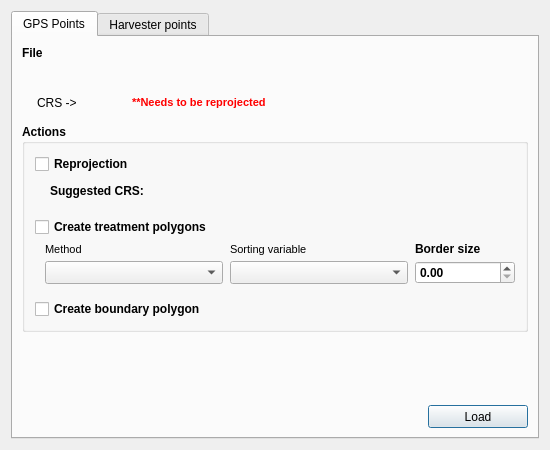
<?xml version="1.0" encoding="UTF-8"?>
<ui version="4.0">
 <class>Dialog</class>
 <widget class="QDialog" name="Dialog">
  <property name="geometry">
   <rect>
    <x>0</x>
    <y>0</y>
    <width>550</width>
    <height>450</height>
   </rect>
  </property>
  <property name="minimumSize">
   <size>
    <width>550</width>
    <height>450</height>
   </size>
  </property>
  <property name="windowTitle">
   <string>Dialog</string>
  </property>
  <layout class="QGridLayout" name="gridLayout_3">
   <item row="0" column="0">
    <widget class="QTabWidget" name="tabWidget">
     <property name="currentIndex">
      <number>0</number>
     </property>
     <widget class="QWidget" name="gpsTab">
      <attribute name="title">
       <string>GPS Points</string>
      </attribute>
      <layout class="QGridLayout" name="gridLayout_2">
       <item row="4" column="0">
        <layout class="QHBoxLayout" name="horizontalLayout_7">
         <property name="spacing">
          <number>0</number>
         </property>
         <item>
          <spacer name="horizontalSpacer_5">
           <property name="orientation">
            <enum>Qt::Horizontal</enum>
           </property>
           <property name="sizeHint" stdset="0">
            <size>
             <width>40</width>
             <height>20</height>
            </size>
           </property>
          </spacer>
         </item>
         <item>
          <widget class="QPushButton" name="loadGpsPointsPushButton">
           <property name="minimumSize">
            <size>
             <width>100</width>
             <height>23</height>
            </size>
           </property>
           <property name="maximumSize">
            <size>
             <width>16777215</width>
             <height>28</height>
            </size>
           </property>
           <property name="styleSheet">
            <string notr="true">font: 8pt &quot;MS Shell Dlg 2&quot;;</string>
           </property>
           <property name="text">
            <string>Load</string>
           </property>
          </widget>
         </item>
        </layout>
       </item>
       <item row="1" column="0">
        <spacer name="verticalSpacer_2">
         <property name="orientation">
          <enum>Qt::Vertical</enum>
         </property>
         <property name="sizeType">
          <enum>QSizePolicy::Fixed</enum>
         </property>
         <property name="sizeHint" stdset="0">
          <size>
           <width>20</width>
           <height>5</height>
          </size>
         </property>
        </spacer>
       </item>
       <item row="0" column="0">
        <layout class="QVBoxLayout" name="verticalLayout">
         <property name="spacing">
          <number>5</number>
         </property>
         <property name="leftMargin">
          <number>0</number>
         </property>
         <property name="rightMargin">
          <number>10</number>
         </property>
         <item>
          <layout class="QHBoxLayout" name="horizontalLayout">
           <item>
            <widget class="QLabel" name="gpsFileLabel">
             <property name="font">
              <font>
               <weight>75</weight>
               <bold>true</bold>
              </font>
             </property>
             <property name="styleSheet">
              <string notr="true"/>
             </property>
             <property name="text">
              <string>File</string>
             </property>
            </widget>
           </item>
          </layout>
         </item>
         <item>
          <layout class="QHBoxLayout" name="horizontalLayout_2">
           <property name="spacing">
            <number>5</number>
           </property>
           <property name="leftMargin">
            <number>10</number>
           </property>
           <item>
            <widget class="QgsFileWidget" name="gpsFileWidget">
             <property name="sizePolicy">
              <sizepolicy hsizetype="Expanding" vsizetype="Fixed">
               <horstretch>0</horstretch>
               <verstretch>0</verstretch>
              </sizepolicy>
             </property>
             <property name="minimumSize">
              <size>
               <width>0</width>
               <height>23</height>
              </size>
             </property>
             <property name="maximumSize">
              <size>
               <width>16777215</width>
               <height>16777215</height>
              </size>
             </property>
             <property name="styleSheet">
              <string notr="true">font: 8pt &quot;MS Shell Dlg 2&quot;;</string>
             </property>
             <property name="filter">
              <string>*.shp</string>
             </property>
             <property name="storageMode">
              <enum>QgsFileWidget::GetFile</enum>
             </property>
            </widget>
           </item>
          </layout>
         </item>
         <item>
          <layout class="QHBoxLayout" name="horizontalLayout_3">
           <property name="leftMargin">
            <number>5</number>
           </property>
           <item>
            <spacer name="horizontalSpacer">
             <property name="orientation">
              <enum>Qt::Horizontal</enum>
             </property>
             <property name="sizeType">
              <enum>QSizePolicy::Fixed</enum>
             </property>
             <property name="sizeHint" stdset="0">
              <size>
               <width>10</width>
               <height>20</height>
              </size>
             </property>
            </spacer>
           </item>
           <item>
            <widget class="QLabel" name="gpsCRSLabel">
             <property name="minimumSize">
              <size>
               <width>80</width>
               <height>0</height>
              </size>
             </property>
             <property name="styleSheet">
              <string notr="true">font: 8pt &quot;MS Shell Dlg 2&quot;;</string>
             </property>
             <property name="text">
              <string>CRS -&gt; </string>
             </property>
            </widget>
           </item>
           <item>
            <spacer name="horizontalSpacer_2">
             <property name="orientation">
              <enum>Qt::Horizontal</enum>
             </property>
             <property name="sizeType">
              <enum>QSizePolicy::Fixed</enum>
             </property>
             <property name="sizeHint" stdset="0">
              <size>
               <width>10</width>
               <height>20</height>
              </size>
             </property>
            </spacer>
           </item>
           <item>
            <widget class="QLabel" name="crsWarningLabel">
             <property name="font">
              <font>
               <family>MS Shell Dlg 2</family>
               <pointsize>8</pointsize>
               <weight>75</weight>
               <italic>false</italic>
               <bold>true</bold>
              </font>
             </property>
             <property name="styleSheet">
              <string notr="true"/>
             </property>
             <property name="text">
              <string>&lt;html&gt;&lt;head/&gt;&lt;body&gt;&lt;p&gt;&lt;span style=&quot; font-size:8pt; color:#ff0000;&quot;&gt;**Needs to be reprojected&lt;/span&gt;&lt;/p&gt;&lt;/body&gt;&lt;/html&gt;</string>
             </property>
            </widget>
           </item>
           <item>
            <spacer name="horizontalSpacer_3">
             <property name="orientation">
              <enum>Qt::Horizontal</enum>
             </property>
             <property name="sizeHint" stdset="0">
              <size>
               <width>40</width>
               <height>20</height>
              </size>
             </property>
            </spacer>
           </item>
          </layout>
         </item>
        </layout>
       </item>
       <item row="3" column="0">
        <spacer name="verticalSpacer">
         <property name="orientation">
          <enum>Qt::Vertical</enum>
         </property>
         <property name="sizeType">
          <enum>QSizePolicy::Expanding</enum>
         </property>
         <property name="sizeHint" stdset="0">
          <size>
           <width>20</width>
           <height>30</height>
          </size>
         </property>
        </spacer>
       </item>
       <item row="2" column="0">
        <widget class="QGroupBox" name="groupBox">
         <property name="sizePolicy">
          <sizepolicy hsizetype="Preferred" vsizetype="MinimumExpanding">
           <horstretch>0</horstretch>
           <verstretch>0</verstretch>
          </sizepolicy>
         </property>
         <property name="minimumSize">
          <size>
           <width>0</width>
           <height>130</height>
          </size>
         </property>
         <property name="font">
          <font>
           <weight>75</weight>
           <bold>true</bold>
          </font>
         </property>
         <property name="title">
          <string>Actions</string>
         </property>
         <layout class="QGridLayout" name="gridLayout_4">
          <property name="leftMargin">
           <number>10</number>
          </property>
          <property name="topMargin">
           <number>10</number>
          </property>
          <property name="rightMargin">
           <number>10</number>
          </property>
          <property name="bottomMargin">
           <number>10</number>
          </property>
          <property name="spacing">
           <number>5</number>
          </property>
          <item row="2" column="0">
           <layout class="QVBoxLayout" name="verticalLayout_2">
            <property name="spacing">
             <number>5</number>
            </property>
            <item>
             <layout class="QHBoxLayout" name="horizontalLayout_4">
              <property name="spacing">
               <number>5</number>
              </property>
              <item>
               <widget class="QCheckBox" name="reprojectCheckBox">
                <property name="styleSheet">
                 <string notr="true">font: 8pt &quot;MS Shell Dlg 2&quot;;</string>
                </property>
                <property name="text">
                 <string>Reprojection</string>
                </property>
               </widget>
              </item>
             </layout>
            </item>
            <item>
             <layout class="QHBoxLayout" name="horizontalLayout_5">
              <property name="spacing">
               <number>5</number>
              </property>
              <property name="leftMargin">
               <number>15</number>
              </property>
              <item>
               <widget class="QLabel" name="label">
                <property name="styleSheet">
                 <string notr="true">font: 8pt &quot;MS Shell Dlg 2&quot;;</string>
                </property>
                <property name="text">
                 <string>Suggested CRS:</string>
                </property>
               </widget>
              </item>
              <item>
               <spacer name="horizontalSpacer_6">
                <property name="orientation">
                 <enum>Qt::Horizontal</enum>
                </property>
                <property name="sizeType">
                 <enum>QSizePolicy::Fixed</enum>
                </property>
                <property name="sizeHint" stdset="0">
                 <size>
                  <width>5</width>
                  <height>20</height>
                 </size>
                </property>
               </spacer>
              </item>
              <item>
               <widget class="QgsProjectionSelectionWidget" name="suggestedCrsSelectionWidget">
                <property name="minimumSize">
                 <size>
                  <width>0</width>
                  <height>23</height>
                 </size>
                </property>
                <property name="maximumSize">
                 <size>
                  <width>16777215</width>
                  <height>23</height>
                 </size>
                </property>
                <property name="styleSheet">
                 <string notr="true">font: 8pt &quot;MS Shell Dlg 2&quot;;</string>
                </property>
               </widget>
              </item>
             </layout>
            </item>
            <item>
             <spacer name="verticalSpacer_3">
              <property name="orientation">
               <enum>Qt::Vertical</enum>
              </property>
              <property name="sizeType">
               <enum>QSizePolicy::Fixed</enum>
              </property>
              <property name="sizeHint" stdset="0">
               <size>
                <width>20</width>
                <height>5</height>
               </size>
              </property>
             </spacer>
            </item>
            <item>
             <layout class="QVBoxLayout" name="verticalLayout_5">
              <property name="spacing">
               <number>5</number>
              </property>
              <property name="topMargin">
               <number>5</number>
              </property>
              <item>
               <layout class="QHBoxLayout" name="horizontalLayout_8">
                <property name="spacing">
                 <number>5</number>
                </property>
                <property name="topMargin">
                 <number>0</number>
                </property>
                <item>
                 <widget class="QCheckBox" name="treatmentCheckBox">
                  <property name="styleSheet">
                   <string notr="true">font: 8pt &quot;MS Shell Dlg 2&quot;;</string>
                  </property>
                  <property name="text">
                   <string>Create treatment polygons</string>
                  </property>
                 </widget>
                </item>
               </layout>
              </item>
              <item>
               <layout class="QHBoxLayout" name="horizontalLayout_17">
                <property name="spacing">
                 <number>5</number>
                </property>
                <property name="leftMargin">
                 <number>10</number>
                </property>
                <property name="topMargin">
                 <number>0</number>
                </property>
                <item>
                 <widget class="QLabel" name="methodLabel">
                  <property name="font">
                   <font>
                    <family>MS Shell Dlg 2</family>
                    <pointsize>8</pointsize>
                    <weight>50</weight>
                    <italic>false</italic>
                    <bold>false</bold>
                   </font>
                  </property>
                  <property name="styleSheet">
                   <string notr="true">font: 8pt &quot;MS Shell Dlg 2&quot;;</string>
                  </property>
                  <property name="text">
                   <string>Method</string>
                  </property>
                 </widget>
                </item>
                <item>
                 <widget class="QLabel" name="sortingLabel">
                  <property name="font">
                   <font>
                    <family>MS Shell Dlg 2</family>
                    <pointsize>8</pointsize>
                    <weight>50</weight>
                    <italic>false</italic>
                    <bold>false</bold>
                   </font>
                  </property>
                  <property name="styleSheet">
                   <string notr="true">font: 8pt &quot;MS Shell Dlg 2&quot;</string>
                  </property>
                  <property name="text">
                   <string>Sorting variable</string>
                  </property>
                 </widget>
                </item>
                <item>
                 <widget class="QLabel" name="borderSizeLabel">
                  <property name="maximumSize">
                   <size>
                    <width>100</width>
                    <height>16777215</height>
                   </size>
                  </property>
                  <property name="styleSheet">
                   <string notr="true">font: 8pt &quot;MS Shell Dlg 2&quot;</string>
                  </property>
                  <property name="text">
                   <string>Border size</string>
                  </property>
                 </widget>
                </item>
               </layout>
              </item>
              <item>
               <layout class="QHBoxLayout" name="horizontalLayout_18">
                <property name="spacing">
                 <number>7</number>
                </property>
                <property name="leftMargin">
                 <number>10</number>
                </property>
                <item>
                 <widget class="QComboBox" name="methodComboBox">
                  <property name="minimumSize">
                   <size>
                    <width>0</width>
                    <height>23</height>
                   </size>
                  </property>
                  <property name="styleSheet">
                   <string notr="true">font: 8pt &quot;MS Shell Dlg 2&quot;</string>
                  </property>
                 </widget>
                </item>
                <item>
                 <widget class="QgsFieldComboBox" name="sortingFieldComboBox">
                  <property name="minimumSize">
                   <size>
                    <width>0</width>
                    <height>23</height>
                   </size>
                  </property>
                  <property name="styleSheet">
                   <string notr="true">font: 8pt &quot;MS Shell Dlg 2&quot;</string>
                  </property>
                 </widget>
                </item>
                <item>
                 <widget class="QDoubleSpinBox" name="borderSizeSpinBox">
                  <property name="minimumSize">
                   <size>
                    <width>0</width>
                    <height>23</height>
                   </size>
                  </property>
                  <property name="maximumSize">
                   <size>
                    <width>100</width>
                    <height>16777215</height>
                   </size>
                  </property>
                  <property name="styleSheet">
                   <string notr="true">font: 8pt &quot;MS Shell Dlg 2&quot;</string>
                  </property>
                 </widget>
                </item>
               </layout>
              </item>
             </layout>
            </item>
            <item>
             <spacer name="verticalSpacer_8">
              <property name="orientation">
               <enum>Qt::Vertical</enum>
              </property>
              <property name="sizeType">
               <enum>QSizePolicy::Fixed</enum>
              </property>
              <property name="sizeHint" stdset="0">
               <size>
                <width>20</width>
                <height>5</height>
               </size>
              </property>
             </spacer>
            </item>
            <item>
             <layout class="QHBoxLayout" name="horizontalLayout_6">
              <property name="spacing">
               <number>5</number>
              </property>
              <property name="leftMargin">
               <number>0</number>
              </property>
              <property name="topMargin">
               <number>5</number>
              </property>
              <item>
               <widget class="QCheckBox" name="boundaryCheckBox">
                <property name="styleSheet">
                 <string notr="true">font: 8pt &quot;MS Shell Dlg 2&quot;;</string>
                </property>
                <property name="text">
                 <string>Create boundary polygon</string>
                </property>
               </widget>
              </item>
             </layout>
            </item>
           </layout>
          </item>
         </layout>
        </widget>
       </item>
      </layout>
     </widget>
     <widget class="QWidget" name="harvesterTab">
      <attribute name="title">
       <string>Harvester points</string>
      </attribute>
      <layout class="QGridLayout" name="gridLayout">
       <item row="0" column="0">
        <layout class="QVBoxLayout" name="verticalLayout_4">
         <property name="spacing">
          <number>5</number>
         </property>
         <property name="leftMargin">
          <number>0</number>
         </property>
         <property name="rightMargin">
          <number>10</number>
         </property>
         <item>
          <layout class="QHBoxLayout" name="horizontalLayout_14">
           <item>
            <widget class="QLabel" name="gpsFileLabel_2">
             <property name="font">
              <font>
               <weight>75</weight>
               <bold>true</bold>
              </font>
             </property>
             <property name="styleSheet">
              <string notr="true"/>
             </property>
             <property name="text">
              <string>File</string>
             </property>
            </widget>
           </item>
          </layout>
         </item>
         <item>
          <layout class="QHBoxLayout" name="horizontalLayout_15">
           <property name="spacing">
            <number>5</number>
           </property>
           <property name="leftMargin">
            <number>10</number>
           </property>
           <item>
            <widget class="QgsFileWidget" name="harvesterFileWidget">
             <property name="sizePolicy">
              <sizepolicy hsizetype="Expanding" vsizetype="Fixed">
               <horstretch>0</horstretch>
               <verstretch>0</verstretch>
              </sizepolicy>
             </property>
             <property name="minimumSize">
              <size>
               <width>0</width>
               <height>23</height>
              </size>
             </property>
             <property name="maximumSize">
              <size>
               <width>16777215</width>
               <height>16777215</height>
              </size>
             </property>
             <property name="styleSheet">
              <string notr="true">font: 8pt &quot;MS Shell Dlg 2&quot;;</string>
             </property>
             <property name="filter">
              <string>*.shp</string>
             </property>
             <property name="storageMode">
              <enum>QgsFileWidget::GetFile</enum>
             </property>
            </widget>
           </item>
          </layout>
         </item>
         <item>
          <layout class="QHBoxLayout" name="horizontalLayout_16">
           <property name="leftMargin">
            <number>5</number>
           </property>
           <item>
            <spacer name="horizontalSpacer_10">
             <property name="orientation">
              <enum>Qt::Horizontal</enum>
             </property>
             <property name="sizeType">
              <enum>QSizePolicy::Fixed</enum>
             </property>
             <property name="sizeHint" stdset="0">
              <size>
               <width>10</width>
               <height>20</height>
              </size>
             </property>
            </spacer>
           </item>
           <item>
            <widget class="QLabel" name="harvesterCRSLabel">
             <property name="minimumSize">
              <size>
               <width>80</width>
               <height>0</height>
              </size>
             </property>
             <property name="styleSheet">
              <string notr="true">font: 8pt &quot;MS Shell Dlg 2&quot;;</string>
             </property>
             <property name="text">
              <string>CRS -&gt; </string>
             </property>
            </widget>
           </item>
           <item>
            <spacer name="horizontalSpacer_11">
             <property name="orientation">
              <enum>Qt::Horizontal</enum>
             </property>
             <property name="sizeType">
              <enum>QSizePolicy::Fixed</enum>
             </property>
             <property name="sizeHint" stdset="0">
              <size>
               <width>10</width>
               <height>20</height>
              </size>
             </property>
            </spacer>
           </item>
           <item>
            <widget class="QLabel" name="harvesterCrsWarningLabel">
             <property name="font">
              <font>
               <family>MS Shell Dlg 2</family>
               <pointsize>8</pointsize>
               <weight>75</weight>
               <italic>false</italic>
               <bold>true</bold>
              </font>
             </property>
             <property name="styleSheet">
              <string notr="true"/>
             </property>
             <property name="text">
              <string>&lt;html&gt;&lt;head/&gt;&lt;body&gt;&lt;p&gt;&lt;span style=&quot; font-size:8pt; color:#ff0000;&quot;&gt;**Needs to be reprojected&lt;/span&gt;&lt;/p&gt;&lt;/body&gt;&lt;/html&gt;</string>
             </property>
            </widget>
           </item>
           <item>
            <spacer name="horizontalSpacer_12">
             <property name="orientation">
              <enum>Qt::Horizontal</enum>
             </property>
             <property name="sizeHint" stdset="0">
              <size>
               <width>40</width>
               <height>20</height>
              </size>
             </property>
            </spacer>
           </item>
          </layout>
         </item>
        </layout>
       </item>
       <item row="1" column="0">
        <spacer name="verticalSpacer_4">
         <property name="orientation">
          <enum>Qt::Vertical</enum>
         </property>
         <property name="sizeType">
          <enum>QSizePolicy::Fixed</enum>
         </property>
         <property name="sizeHint" stdset="0">
          <size>
           <width>20</width>
           <height>5</height>
          </size>
         </property>
        </spacer>
       </item>
       <item row="2" column="0">
        <widget class="QGroupBox" name="groupBox_2">
         <property name="sizePolicy">
          <sizepolicy hsizetype="Preferred" vsizetype="MinimumExpanding">
           <horstretch>0</horstretch>
           <verstretch>0</verstretch>
          </sizepolicy>
         </property>
         <property name="minimumSize">
          <size>
           <width>0</width>
           <height>130</height>
          </size>
         </property>
         <property name="font">
          <font>
           <weight>75</weight>
           <bold>true</bold>
          </font>
         </property>
         <property name="title">
          <string>Actions</string>
         </property>
         <layout class="QGridLayout" name="gridLayout_5">
          <property name="leftMargin">
           <number>10</number>
          </property>
          <property name="topMargin">
           <number>10</number>
          </property>
          <property name="rightMargin">
           <number>10</number>
          </property>
          <property name="bottomMargin">
           <number>10</number>
          </property>
          <property name="spacing">
           <number>5</number>
          </property>
          <item row="2" column="0">
           <layout class="QVBoxLayout" name="verticalLayout_3">
            <property name="spacing">
             <number>5</number>
            </property>
            <item>
             <layout class="QHBoxLayout" name="horizontalLayout_20">
              <property name="spacing">
               <number>5</number>
              </property>
              <item>
               <widget class="QCheckBox" name="harvesterReprojectCheckBox">
                <property name="styleSheet">
                 <string notr="true">font: 8pt &quot;MS Shell Dlg 2&quot;;</string>
                </property>
                <property name="text">
                 <string>Reprojection</string>
                </property>
               </widget>
              </item>
             </layout>
            </item>
            <item>
             <layout class="QHBoxLayout" name="horizontalLayout_19">
              <property name="spacing">
               <number>5</number>
              </property>
              <property name="leftMargin">
               <number>15</number>
              </property>
              <item>
               <widget class="QLabel" name="label_3">
                <property name="styleSheet">
                 <string notr="true">font: 8pt &quot;MS Shell Dlg 2&quot;;</string>
                </property>
                <property name="text">
                 <string>Suggested CRS:</string>
                </property>
               </widget>
              </item>
              <item>
               <spacer name="horizontalSpacer_13">
                <property name="orientation">
                 <enum>Qt::Horizontal</enum>
                </property>
                <property name="sizeType">
                 <enum>QSizePolicy::Fixed</enum>
                </property>
                <property name="sizeHint" stdset="0">
                 <size>
                  <width>5</width>
                  <height>20</height>
                 </size>
                </property>
               </spacer>
              </item>
              <item>
               <widget class="QgsProjectionSelectionWidget" name="harvesterCrsSelectionWidget">
                <property name="minimumSize">
                 <size>
                  <width>0</width>
                  <height>23</height>
                 </size>
                </property>
                <property name="maximumSize">
                 <size>
                  <width>16777215</width>
                  <height>23</height>
                 </size>
                </property>
                <property name="styleSheet">
                 <string notr="true">font: 8pt &quot;MS Shell Dlg 2&quot;;</string>
                </property>
               </widget>
              </item>
             </layout>
            </item>
            <item>
             <spacer name="verticalSpacer_5">
              <property name="orientation">
               <enum>Qt::Vertical</enum>
              </property>
              <property name="sizeType">
               <enum>QSizePolicy::Fixed</enum>
              </property>
              <property name="sizeHint" stdset="0">
               <size>
                <width>20</width>
                <height>5</height>
               </size>
              </property>
             </spacer>
            </item>
            <item>
             <layout class="QHBoxLayout" name="horizontalLayout_11">
              <property name="spacing">
               <number>5</number>
              </property>
              <property name="topMargin">
               <number>5</number>
              </property>
              <item>
               <widget class="QLabel" name="actionsLabel_4">
                <property name="font">
                 <font>
                  <family>MS Shell Dlg 2</family>
                  <pointsize>8</pointsize>
                  <weight>50</weight>
                  <italic>false</italic>
                  <bold>false</bold>
                 </font>
                </property>
                <property name="styleSheet">
                 <string notr="true">font: 8pt &quot;MS Shell Dlg 2&quot;;</string>
                </property>
                <property name="text">
                 <string>Filtering</string>
                </property>
               </widget>
              </item>
             </layout>
            </item>
            <item>
             <layout class="QHBoxLayout" name="horizontalLayout_12">
              <property name="spacing">
               <number>5</number>
              </property>
              <property name="leftMargin">
               <number>5</number>
              </property>
              <item>
               <widget class="QCheckBox" name="yieldFilteringCheckBox">
                <property name="styleSheet">
                 <string notr="true">font: 8pt &quot;MS Shell Dlg 2&quot;;</string>
                </property>
                <property name="text">
                 <string>Yield filtering</string>
                </property>
               </widget>
              </item>
              <item>
               <widget class="QCheckBox" name="treatmentFilteringCheckBox">
                <property name="styleSheet">
                 <string notr="true">font: 8pt &quot;MS Shell Dlg 2&quot;;</string>
                </property>
                <property name="text">
                 <string>Treatment filtering</string>
                </property>
               </widget>
              </item>
              <item>
               <widget class="QCheckBox" name="percentualFilteringCheckBox">
                <property name="styleSheet">
                 <string notr="true">font: 8pt &quot;MS Shell Dlg 2&quot;;</string>
                </property>
                <property name="text">
                 <string>Percentual filtering</string>
                </property>
               </widget>
              </item>
             </layout>
            </item>
           </layout>
          </item>
         </layout>
        </widget>
       </item>
       <item row="3" column="0">
        <spacer name="verticalSpacer_6">
         <property name="orientation">
          <enum>Qt::Vertical</enum>
         </property>
         <property name="sizeType">
          <enum>QSizePolicy::Expanding</enum>
         </property>
         <property name="sizeHint" stdset="0">
          <size>
           <width>20</width>
           <height>37</height>
          </size>
         </property>
        </spacer>
       </item>
       <item row="4" column="0">
        <layout class="QHBoxLayout" name="horizontalLayout_13">
         <property name="spacing">
          <number>0</number>
         </property>
         <item>
          <spacer name="horizontalSpacer_9">
           <property name="orientation">
            <enum>Qt::Horizontal</enum>
           </property>
           <property name="sizeHint" stdset="0">
            <size>
             <width>40</width>
             <height>20</height>
            </size>
           </property>
          </spacer>
         </item>
         <item>
          <widget class="QPushButton" name="loadHarvesterPointsPushButton">
           <property name="minimumSize">
            <size>
             <width>100</width>
             <height>23</height>
            </size>
           </property>
           <property name="maximumSize">
            <size>
             <width>16777215</width>
             <height>28</height>
            </size>
           </property>
           <property name="styleSheet">
            <string notr="true">font: 8pt &quot;MS Shell Dlg 2&quot;;</string>
           </property>
           <property name="text">
            <string>Load</string>
           </property>
          </widget>
         </item>
        </layout>
       </item>
      </layout>
     </widget>
    </widget>
   </item>
  </layout>
 </widget>
 <customwidgets>
  <customwidget>
   <class>QgsFieldComboBox</class>
   <extends>QComboBox</extends>
   <header>qgsfieldcombobox.h</header>
  </customwidget>
  <customwidget>
   <class>QgsFileWidget</class>
   <extends>QWidget</extends>
   <header>qgsfilewidget.h</header>
  </customwidget>
  <customwidget>
   <class>QgsProjectionSelectionWidget</class>
   <extends>QWidget</extends>
   <header>qgsprojectionselectionwidget.h</header>
  </customwidget>
 </customwidgets>
 <tabstops>
  <tabstop>tabWidget</tabstop>
  <tabstop>reprojectCheckBox</tabstop>
  <tabstop>suggestedCrsSelectionWidget</tabstop>
  <tabstop>treatmentCheckBox</tabstop>
  <tabstop>methodComboBox</tabstop>
  <tabstop>sortingFieldComboBox</tabstop>
  <tabstop>borderSizeSpinBox</tabstop>
  <tabstop>boundaryCheckBox</tabstop>
  <tabstop>loadGpsPointsPushButton</tabstop>
  <tabstop>harvesterCrsSelectionWidget</tabstop>
  <tabstop>yieldFilteringCheckBox</tabstop>
  <tabstop>treatmentFilteringCheckBox</tabstop>
  <tabstop>percentualFilteringCheckBox</tabstop>
  <tabstop>loadHarvesterPointsPushButton</tabstop>
  <tabstop>harvesterReprojectCheckBox</tabstop>
 </tabstops>
 <resources>
  <include location="../../resources.qrc"/>
 </resources>
 <connections/>
</ui>
